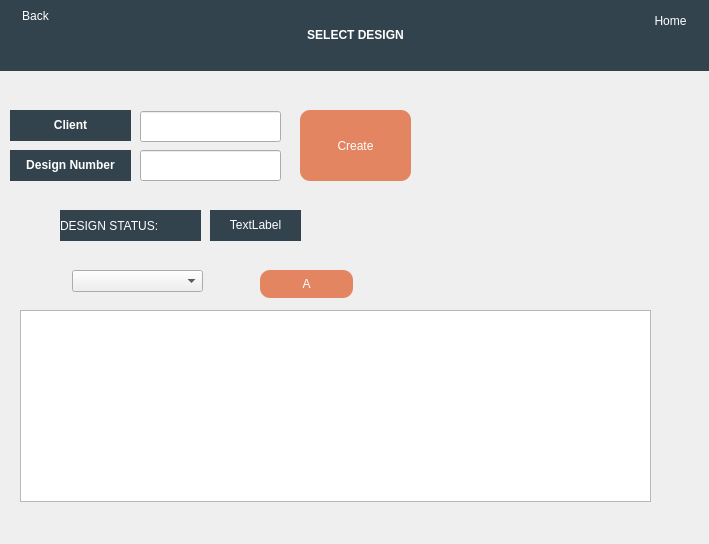
<?xml version="1.0" encoding="UTF-8"?>
<ui version="4.0">
 <class>design_select</class>
 <widget class="QWidget" name="design_select">
  <property name="geometry">
   <rect>
    <x>0</x>
    <y>0</y>
    <width>709</width>
    <height>544</height>
   </rect>
  </property>
  <property name="windowTitle">
   <string>SelectDesign</string>
  </property>
  <property name="windowIcon">
   <iconset resource="res.qrc">
    <normaloff>:/Images/Images/imageedit_5_4268171988.png</normaloff>:/Images/Images/imageedit_5_4268171988.png</iconset>
  </property>
  <widget class="QLineEdit" name="lineEdit">
   <property name="geometry">
    <rect>
     <x>140</x>
     <y>111</y>
     <width>141</width>
     <height>31</height>
    </rect>
   </property>
  </widget>
  <widget class="QPushButton" name="pushButton">
   <property name="geometry">
    <rect>
     <x>300</x>
     <y>110</y>
     <width>111</width>
     <height>71</height>
    </rect>
   </property>
   <property name="styleSheet">
    <string notr="true">font: 75 14pt &quot;MS Sans Serif&quot;;
color: rgb(255, 255, 255);
border: 5px;
background-color: rgb(227, 133, 97);
border-radius: 10px;


</string>
   </property>
   <property name="text">
    <string>Create</string>
   </property>
  </widget>
  <widget class="QLineEdit" name="lineEdit_2">
   <property name="geometry">
    <rect>
     <x>140</x>
     <y>150</y>
     <width>141</width>
     <height>31</height>
    </rect>
   </property>
  </widget>
  <widget class="QPushButton" name="pushButton_2">
   <property name="geometry">
    <rect>
     <x>260</x>
     <y>270</y>
     <width>93</width>
     <height>28</height>
    </rect>
   </property>
   <property name="styleSheet">
    <string notr="true">font: 75 14pt &quot;MS Sans Serif&quot;;
color: rgb(255, 255, 255);
border: 5px;
background-color: rgb(227, 133, 97);
border-radius: 10px;


</string>
   </property>
   <property name="text">
    <string>A</string>
   </property>
  </widget>
  <widget class="QLabel" name="label">
   <property name="geometry">
    <rect>
     <x>10</x>
     <y>110</y>
     <width>121</width>
     <height>31</height>
    </rect>
   </property>
   <property name="styleSheet">
    <string notr="true">font: 75 12pt &quot;MS Sans Serif&quot;;
color: rgb(255, 255, 255);
border: 5px;
background-color: rgb(50, 67, 77);



</string>
   </property>
   <property name="text">
    <string>&lt;html&gt;&lt;head/&gt;&lt;body&gt;&lt;p align=&quot;center&quot;&gt;&lt;span style=&quot; font-weight:600;&quot;&gt;Client&lt;/span&gt;&lt;/p&gt;&lt;/body&gt;&lt;/html&gt;</string>
   </property>
  </widget>
  <widget class="QLabel" name="label_2">
   <property name="geometry">
    <rect>
     <x>10</x>
     <y>150</y>
     <width>121</width>
     <height>31</height>
    </rect>
   </property>
   <property name="styleSheet">
    <string notr="true">font: 75 10pt &quot;MS Sans Serif&quot;;
color: rgb(255, 255, 255);
border: 5px;
background-color: rgb(50, 67, 77);



</string>
   </property>
   <property name="text">
    <string>&lt;html&gt;&lt;head/&gt;&lt;body&gt;&lt;p align=&quot;center&quot;&gt;&lt;span style=&quot; font-weight:600;&quot;&gt;Design Number&lt;/span&gt;&lt;/p&gt;&lt;/body&gt;&lt;/html&gt;</string>
   </property>
  </widget>
  <widget class="QComboBox" name="comboBox">
   <property name="geometry">
    <rect>
     <x>72</x>
     <y>270</y>
     <width>131</width>
     <height>22</height>
    </rect>
   </property>
  </widget>
  <widget class="QLabel" name="label_3">
   <property name="geometry">
    <rect>
     <x>210</x>
     <y>210</y>
     <width>91</width>
     <height>31</height>
    </rect>
   </property>
   <property name="styleSheet">
    <string notr="true">font: 75 12pt &quot;MS Sans Serif&quot;;
color: rgb(255, 255, 255);
border: 5px;
background-color: rgb(50, 67, 77);



</string>
   </property>
   <property name="text">
    <string>&lt;html&gt;&lt;head/&gt;&lt;body&gt;&lt;p align=&quot;center&quot;&gt;TextLabel&lt;/p&gt;&lt;/body&gt;&lt;/html&gt;</string>
   </property>
  </widget>
  <widget class="QLabel" name="label_4">
   <property name="geometry">
    <rect>
     <x>60</x>
     <y>210</y>
     <width>141</width>
     <height>31</height>
    </rect>
   </property>
   <property name="styleSheet">
    <string notr="true">font: 75 12pt &quot;MS Sans Serif&quot;;
color: rgb(255, 255, 255);
border: 5px;
background-color: rgb(50, 67, 77);



</string>
   </property>
   <property name="text">
    <string>DESIGN STATUS:</string>
   </property>
  </widget>
  <widget class="QTableView" name="tableView">
   <property name="geometry">
    <rect>
     <x>20</x>
     <y>310</y>
     <width>631</width>
     <height>192</height>
    </rect>
   </property>
  </widget>
  <widget class="QPushButton" name="pushButton_7">
   <property name="geometry">
    <rect>
     <x>0</x>
     <y>0</y>
     <width>71</width>
     <height>31</height>
    </rect>
   </property>
   <property name="sizePolicy">
    <sizepolicy hsizetype="Preferred" vsizetype="Preferred">
     <horstretch>0</horstretch>
     <verstretch>0</verstretch>
    </sizepolicy>
   </property>
   <property name="layoutDirection">
    <enum>Qt::LeftToRight</enum>
   </property>
   <property name="autoFillBackground">
    <bool>false</bool>
   </property>
   <property name="styleSheet">
    <string notr="true">font: 75 8pt &quot;MS Sans Serif&quot;;
background-color: rgb(50, 67, 77);
color: rgb(255, 255, 255);
border: 5px;

border-radius: 10px;


</string>
   </property>
   <property name="text">
    <string>Back</string>
   </property>
   <property name="icon">
    <iconset resource="res.qrc">
     <normaloff>:/Inverted Images/Images/Inverted/image (22).png</normaloff>:/Inverted Images/Images/Inverted/image (22).png</iconset>
   </property>
   <property name="iconSize">
    <size>
     <width>20</width>
     <height>20</height>
    </size>
   </property>
  </widget>
  <widget class="QPushButton" name="pushButton_8">
   <property name="geometry">
    <rect>
     <x>630</x>
     <y>0</y>
     <width>81</width>
     <height>41</height>
    </rect>
   </property>
   <property name="sizePolicy">
    <sizepolicy hsizetype="Preferred" vsizetype="Preferred">
     <horstretch>0</horstretch>
     <verstretch>0</verstretch>
    </sizepolicy>
   </property>
   <property name="layoutDirection">
    <enum>Qt::LeftToRight</enum>
   </property>
   <property name="autoFillBackground">
    <bool>false</bool>
   </property>
   <property name="styleSheet">
    <string notr="true">font: 75 8pt &quot;MS Sans Serif&quot;;
background-color: rgb(50, 67, 77);
color: rgb(255, 255, 255);
border: 5px;

border-radius: 10px;


</string>
   </property>
   <property name="text">
    <string>Home</string>
   </property>
   <property name="icon">
    <iconset resource="res.qrc">
     <normaloff>:/Inverted Images/Images/Inverted/image (26).png</normaloff>:/Inverted Images/Images/Inverted/image (26).png</iconset>
   </property>
   <property name="iconSize">
    <size>
     <width>20</width>
     <height>20</height>
    </size>
   </property>
  </widget>
  <widget class="QPushButton" name="pushButton_9">
   <property name="geometry">
    <rect>
     <x>620</x>
     <y>0</y>
     <width>81</width>
     <height>41</height>
    </rect>
   </property>
   <property name="sizePolicy">
    <sizepolicy hsizetype="Preferred" vsizetype="Preferred">
     <horstretch>0</horstretch>
     <verstretch>0</verstretch>
    </sizepolicy>
   </property>
   <property name="layoutDirection">
    <enum>Qt::LeftToRight</enum>
   </property>
   <property name="autoFillBackground">
    <bool>false</bool>
   </property>
   <property name="styleSheet">
    <string notr="true">font: 75 8pt &quot;MS Sans Serif&quot;;
background-color: rgb(50, 67, 77);
color: rgb(255, 255, 255);
border: 5px;

border-radius: 10px;


</string>
   </property>
   <property name="text">
    <string>Home</string>
   </property>
   <property name="icon">
    <iconset resource="res.qrc">
     <normaloff>:/Inverted Images/Images/Inverted/image (26).png</normaloff>:/Inverted Images/Images/Inverted/image (26).png</iconset>
   </property>
   <property name="iconSize">
    <size>
     <width>20</width>
     <height>20</height>
    </size>
   </property>
  </widget>
  <widget class="QPushButton" name="pushButton_10">
   <property name="geometry">
    <rect>
     <x>10</x>
     <y>0</y>
     <width>71</width>
     <height>31</height>
    </rect>
   </property>
   <property name="sizePolicy">
    <sizepolicy hsizetype="Preferred" vsizetype="Preferred">
     <horstretch>0</horstretch>
     <verstretch>0</verstretch>
    </sizepolicy>
   </property>
   <property name="layoutDirection">
    <enum>Qt::LeftToRight</enum>
   </property>
   <property name="autoFillBackground">
    <bool>false</bool>
   </property>
   <property name="styleSheet">
    <string notr="true">font: 75 8pt &quot;MS Sans Serif&quot;;
background-color: rgb(50, 67, 77);
color: rgb(255, 255, 255);
border: 5px;

border-radius: 10px;


</string>
   </property>
   <property name="text">
    <string>Back</string>
   </property>
   <property name="icon">
    <iconset resource="res.qrc">
     <normaloff>:/Inverted Images/Images/Inverted/image (22).png</normaloff>:/Inverted Images/Images/Inverted/image (22).png</iconset>
   </property>
   <property name="iconSize">
    <size>
     <width>20</width>
     <height>20</height>
    </size>
   </property>
  </widget>
  <widget class="QLabel" name="label_6">
   <property name="geometry">
    <rect>
     <x>0</x>
     <y>0</y>
     <width>711</width>
     <height>71</height>
    </rect>
   </property>
   <property name="styleSheet">
    <string notr="true">color: rgb(255, 255, 255);
font: 58 26pt &quot;Lucida Bright&quot;;

background-color: rgb(50, 67, 77);


</string>
   </property>
   <property name="text">
    <string>&lt;html&gt;&lt;head/&gt;&lt;body&gt;&lt;p align=&quot;center&quot;&gt;&lt;span style=&quot; font-weight:600;&quot;&gt;SELECT DESIGN&lt;/span&gt;&lt;/p&gt;&lt;/body&gt;&lt;/html&gt;</string>
   </property>
  </widget>
  <zorder>lineEdit</zorder>
  <zorder>pushButton</zorder>
  <zorder>lineEdit_2</zorder>
  <zorder>pushButton_2</zorder>
  <zorder>label</zorder>
  <zorder>label_2</zorder>
  <zorder>comboBox</zorder>
  <zorder>label_3</zorder>
  <zorder>label_4</zorder>
  <zorder>tableView</zorder>
  <zorder>pushButton_9</zorder>
  <zorder>pushButton_10</zorder>
  <zorder>label_6</zorder>
  <zorder>pushButton_7</zorder>
  <zorder>pushButton_8</zorder>
 </widget>
 <resources>
  <include location="res.qrc"/>
 </resources>
 <connections/>
</ui>
